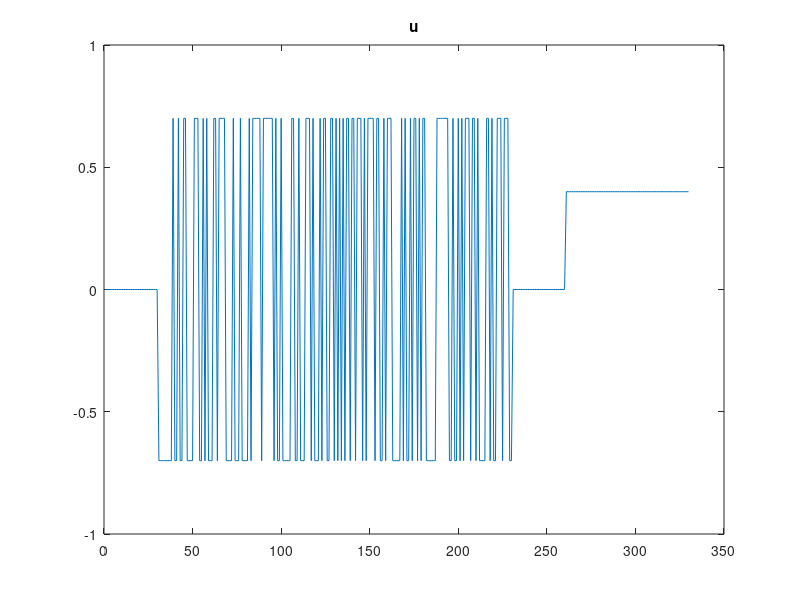
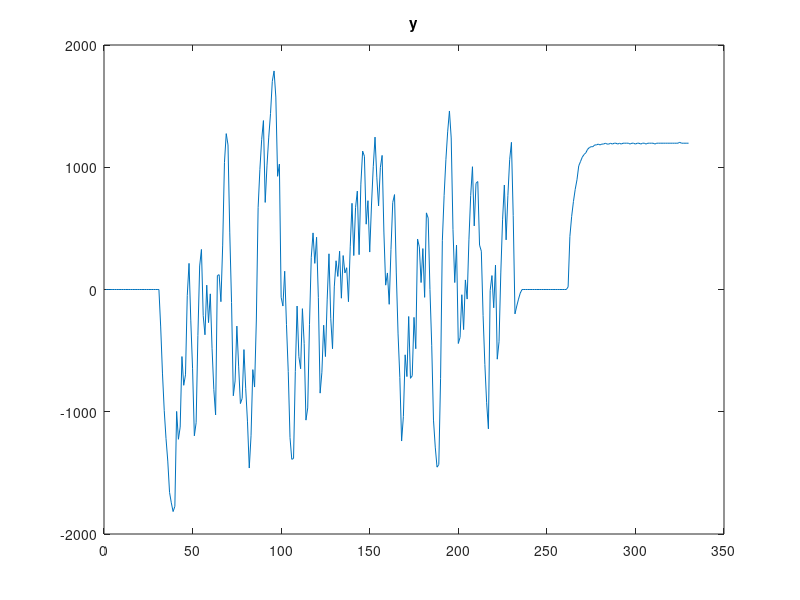

Here is the MATLAB script that generated these plots, in order: (Note: this script raises an error after producing the figures.)
close all;
clear all;
clc
load("data_lab8.mat")
y=speed;
plot(u);
title('u')
figure;
plot(y)
title('y')
Ts=0.01;
a=-0.7;
b=0.7;
m2=10;
u_id = u(1:250);
u_val= u(251:end);
y_id=y(1:250);
y_val=y(251:end)';
N=length(y_id);
nk=2;
e = zeros(1,N);
df = zeros(N,1);
db = zeros(N,1);


theta =[0.1;50];
theta_1=theta;
l=1;
lmax=1000;

F = theta(1);
B = theta(2);
df = zeros(1,N);
db = zeros(1,N);
H = zeros(2,2);
dV =0;
thetaB=[B,0];
thetaF=[F,0];
alpha=0.1;
delta=0.01;

 while  l==1 ||  l<=lmax && (norm([thetaF(l),thetaB(l)]-[thetaF(l-1),thetaB(l-1)]))>delta
     F=thetaF(l);
     B=thetaB(l); 
     l=l+1;
     df(1:nk)=0;
     db(1:nk)=0;
    e(1:nk)=y_id(1:nk);
        for k = 1+nk:N
            e(k)=-F*e(k-1)+y(k)+F*y(k-1)-B*u(k-nk);
            df(k) = -e(k-1)-F*df(k-1)+y(k-1);
            db(k) = -F*db(k-1)- u(k-nk);
            
       
        end
% for i=1:N
% dV=dV+e(i)*de()
% 
% end


        
        dV = 2/(N-nk) * sum( e.*[df; db],2);
        H =2/(N-nk) * ([df; db]*[df; db]');
        o=alpha.*(H\dV);
        thetaF(l)=thetaF(l-1)-o(1,:);
         thetaB(l)=thetaB(l-1)-o(2,:);
        
 end
 identificare=iddata(y_val,u_val,t(2)-t(1));

model_id = idpoly(1,[0,B], 1, 1,[1,F], 0, t(2)-t(1));
figure;
compare(model_id,identificare);




